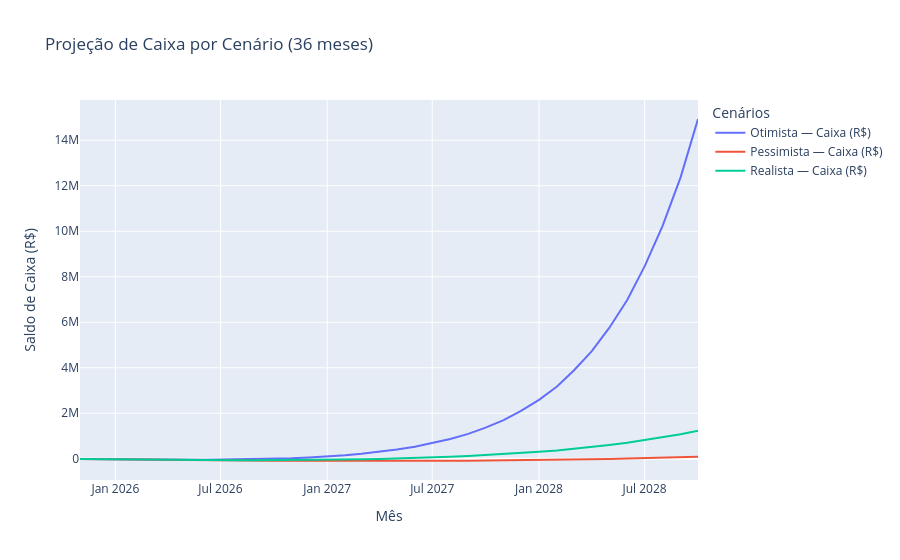
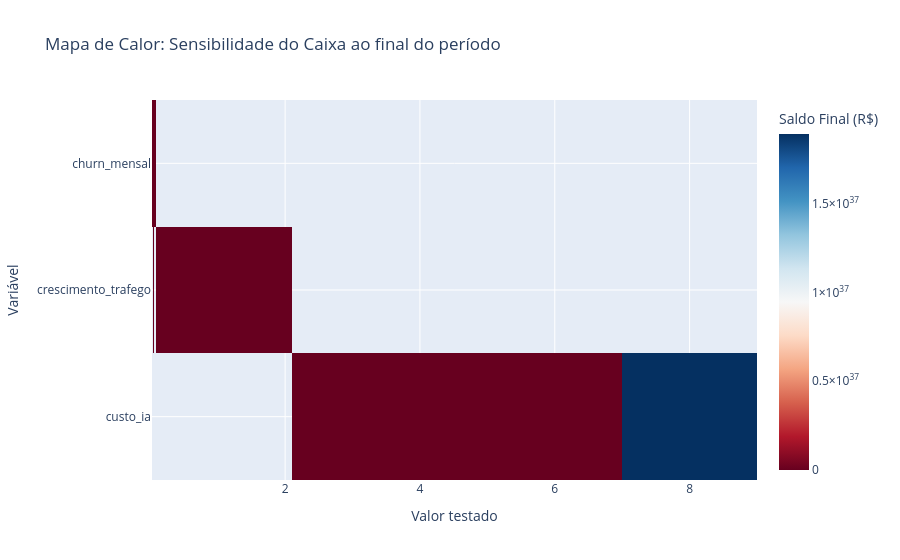

These figures' notebook cell, in order:
### Code cell
# ============================================
# NOTEBOOK 2 - ANÁLISE DE CENÁRIOS E SENSIBILIDADE
# ============================================

import numpy as np
import pandas as pd
import plotly.graph_objects as go
from textwrap import fill

# 1️⃣ SIMULAÇÃO DE CENÁRIOS
# --------------------------
# Criaremos três cenários para comparação:
#  - Pessimista: baixo crescimento, churn alto
#  - Realista: cenário base
#  - Otimista: alto crescimento, churn baixo

meses = pd.date_range("2025-11", periods=36, freq="MS")

def simular_cenario(nome, crescimento_trafego, churn, custo_ia):
    base_trafego = 1000
    mrr, caixa = [], []
    saldo = 0
    clientes = 50
    arpu = 97
    for m in range(len(meses)):
        base_trafego *= (1 + crescimento_trafego)
        novos = int(base_trafego * 0.05 * 0.15)
        clientes = clientes + novos - int(clientes * churn)
        receita = clientes * arpu
        custo = clientes * custo_ia
        lucro = receita - custo - 15000  # Opex fixo
        saldo += lucro
        mrr.append(receita)
        caixa.append(saldo)
    return pd.DataFrame({
        "mes": meses,
        "MRR": mrr,
        "Caixa": caixa,
        "cenário": nome
    })

cenarios = pd.concat([
    simular_cenario("Pessimista", 0.05, 0.06, 6),
    simular_cenario("Realista", 0.10, 0.04, 5),
    simular_cenario("Otimista", 0.20, 0.03, 4)
])

# 2️⃣ VISUALIZAÇÃO - GRÁFICO DE CENÁRIOS
# --------------------------------------
fig = go.Figure()

for nome, df in cenarios.groupby("cenário"):
    fig.add_trace(go.Scatter(
        x=df["mes"], y=df["Caixa"],
        mode="lines", name=f"{nome} — Caixa (R$)",
    ))

fig.update_layout(
    title="Projeção de Caixa por Cenário (36 meses)",
    xaxis_title="Mês",
    yaxis_title="Saldo de Caixa (R$)",
    legend_title="Cenários",
    hovermode="x unified"
)
fig.show()

# 📘 LEGENDA EXPLICATIVA:
print(fill("""
💡 Este gráfico mostra como o saldo de caixa evolui sob diferentes condições de crescimento.
O eixo X representa o tempo (36 meses) e o eixo Y o saldo acumulado em reais.
• Cenário Pessimista → Crescimento lento, alto churn (perda de clientes).
• Cenário Realista → Parâmetros de base do modelo.
• Cenário Otimista → Crescimento rápido e retenção alta.
""", width=100))

# 3️⃣ ANÁLISE DE SENSIBILIDADE COM GLossário
# ------------------------------------------
variaveis = {
    "crescimento_trafego": [0.05, 0.1, 0.2],
    "churn_mensal": [0.03, 0.04, 0.05, 0.06],
    "custo_ia": [4, 5, 6, 8]
}

resultados = []
for v, valores in variaveis.items():
    for val in valores:
        df = simular_cenario(v, val, 0.04 if v != "churn_mensal" else val, 5 if v != "custo_ia" else val)
        saldo_final = df["Caixa"].iloc[-1]
        resultados.append({"variavel": v, "valor": val, "saldo_final": saldo_final})

sens = pd.DataFrame(resultados)
pivot = sens.pivot(index="variavel", columns="valor", values="saldo_final")

import plotly.express as px
fig2 = px.imshow(
    pivot,
    color_continuous_scale="RdBu",
    aspect="auto",
    title="Mapa de Calor: Sensibilidade do Caixa ao final do período",
    labels=dict(x="Valor testado", y="Variável", color="Saldo Final (R$)")
)
fig2.show()

# 📘 LEGENDA EXPLICATIVA:
print(fill("""
💡 Este mapa de calor mostra como o saldo de caixa muda conforme ajustamos variáveis-chave:
Eixo X → valor testado para cada variável.
Eixo Y → variável analisada.
Cores quentes (vermelho) indicam melhor resultado financeiro; cores frias (azul) indicam pior.
""", width=100))

# 4️⃣ RESUMO DE INSIGHTS
# -----------------------
insights = {
    "Maior impacto": "A variável 'crescimento_trafego' tem o maior efeito no caixa final.",
    "Sensibilidade média": "O churn e o custo por usuário impactam menos, mas ainda influenciam o ponto de equilíbrio.",
    "Decisão": "Priorizar investimento em aquisição e retenção. Revisar custos de IA apenas após validar crescimento."
}

print("\nResumo de Insights Estratégicos:\n")
for k, v in insights.items():
    print(f"🔹 {k}: {v}")

### Figure 1 — Plotly figure (JSON) as saved in the notebook; plotly's stock layout.template omitted (floating-point values rounded to 4 significant figures)
{"data": [{"mode": "lines", "name": "Otimista — Caixa (R$)", "type": "scatter", "x": ["2025-11-01T00:00:00", "2025-12-01T00:00:00", "2026-01-01T00:00:00", "2026-02-01T00:00:00", "2026-03-01T00:00:00", "2026-04-01T00:00:00", "2026-05-01T00:00:00", "2026-06-01T00:00:00", "2026-07-01T00:00:00", "2026-08-01T00:00:00", "2026-09-01T00:00:00", "2026-10-01T00:00:00", "2026-11-01T00:00:00", "2026-12-01T00:00:00", "2027-01-01T00:00:00", "2027-02-01T00:00:00", "2027-03-01T00:00:00", "2027-04-01T00:00:00", "2027-05-01T00:00:00", "2027-06-01T00:00:00", "2027-07-01T00:00:00", "2027-08-01T00:00:00", "2027-09-01T00:00:00", "2027-10-01T00:00:00", "2027-11-01T00:00:00", "2027-12-01T00:00:00", "2028-01-01T00:00:00", "2028-02-01T00:00:00", "2028-03-01T00:00:00", "2028-04-01T00:00:00", "2028-05-01T00:00:00", "2028-06-01T00:00:00", "2028-07-01T00:00:00", "2028-08-01T00:00:00", "2028-09-01T00:00:00", "2028-10-01T00:00:00"], "y": [-9606, -18375, -26214, -32844, -37986, -41361, -42597, -41229, -36792, -28635, -16014, 2001, 26526, 58863, 100500, 153297, 219579, 301950, 403665, 528630, 681495, 867840, 1094361, 1369149, 1701783, 2103795, 2589135, 3174450, 3879735, 4728984, 5751027, 6980367, 8458482, 10235127, 12370101, 14935014]}, {"mode": "lines", "name": "Pessimista — Caixa (R$)", "type": "scatter", "x": ["2025-11-01T00:00:00", "2025-12-01T00:00:00", "2026-01-01T00:00:00", "2026-02-01T00:00:00", "2026-03-01T00:00:00", "2026-04-01T00:00:00", "2026-05-01T00:00:00", "2026-06-01T00:00:00", "2026-07-01T00:00:00", "2026-08-01T00:00:00", "2026-09-01T00:00:00", "2026-10-01T00:00:00", "2026-11-01T00:00:00", "2026-12-01T00:00:00", "2027-01-01T00:00:00", "2027-02-01T00:00:00", "2027-03-01T00:00:00", "2027-04-01T00:00:00", "2027-05-01T00:00:00", "2027-06-01T00:00:00", "2027-07-01T00:00:00", "2027-08-01T00:00:00", "2027-09-01T00:00:00", "2027-10-01T00:00:00", "2027-11-01T00:00:00", "2027-12-01T00:00:00", "2028-01-01T00:00:00", "2028-02-01T00:00:00", "2028-03-01T00:00:00", "2028-04-01T00:00:00", "2028-05-01T00:00:00", "2028-06-01T00:00:00", "2028-07-01T00:00:00", "2028-08-01T00:00:00", "2028-09-01T00:00:00", "2028-10-01T00:00:00"], "y": [-10086, -19717, -28893, -37523, -45698, -53327, -60410, -66947, -72938, -78292, -83100, -87271, -90805, -93702, -95871, -97312, -97934, -97737, -96812, -95068, -92505, -89032, -84558, -78992, -72334, -64584, -55651, -45444, -33963, -21117, -6815, 8943, 26248, 45191, 65863, 88355]}, {"mode": "lines", "name": "Realista — Caixa (R$)", "type": "scatter", "x": ["2025-11-01T00:00:00", "2025-12-01T00:00:00", "2026-01-01T00:00:00", "2026-02-01T00:00:00", "2026-03-01T00:00:00", "2026-04-01T00:00:00", "2026-05-01T00:00:00", "2026-06-01T00:00:00", "2026-07-01T00:00:00", "2026-08-01T00:00:00", "2026-09-01T00:00:00", "2026-10-01T00:00:00", "2026-11-01T00:00:00", "2026-12-01T00:00:00", "2027-01-01T00:00:00", "2027-02-01T00:00:00", "2027-03-01T00:00:00", "2027-04-01T00:00:00", "2027-05-01T00:00:00", "2027-06-01T00:00:00", "2027-07-01T00:00:00", "2027-08-01T00:00:00", "2027-09-01T00:00:00", "2027-10-01T00:00:00", "2027-11-01T00:00:00", "2027-12-01T00:00:00", "2028-01-01T00:00:00", "2028-02-01T00:00:00", "2028-03-01T00:00:00", "2028-04-01T00:00:00", "2028-05-01T00:00:00", "2028-06-01T00:00:00", "2028-07-01T00:00:00", "2028-08-01T00:00:00", "2028-09-01T00:00:00", "2028-10-01T00:00:00"], "y": [-9848, -19052, -27612, -35436, -42432, -48508, -53572, -57532, -60296, -61772, -61776, -60216, -57000, -51852, -44588, -35024, -22976, -8168, 9676, 30832, 55668, 84552, 117852, 155936, 199356, 248664, 304504, 367520, 438356, 517748, 606524, 705696, 816368, 939644, 1076720, 1228976]}], "layout": {"hovermode": "x unified", "legend": {"title": {"text": "Cenários"}}, "title": {"text": "Projeção de Caixa por Cenário (36 meses)"}, "xaxis": {"title": {"text": "Mês"}}, "yaxis": {"title": {"text": "Saldo de Caixa (R$)"}}}}

### Figure 2 — Plotly figure (JSON) as saved in the notebook; plotly's stock layout.template omitted (floating-point values rounded to 4 significant figures)
{"data": [{"coloraxis": "coloraxis", "hovertemplate": "Valor testado: %{x}<br>Variável: %{y}<br>Saldo Final (R$): %{z}<extra></extra>", "name": "0", "type": "heatmap", "x": [0.03, 0.04, 0.05, 0.06, 0.1, 0.2, 4, 5, 6, 8], "xaxis": "x", "y": ["churn_mensal", "crescimento_trafego", "custo_ia"], "yaxis": "y", "z": [[76124, 101424, 148896, 208512, null, null, null, null, null, null], [null, null, 205292, null, 1228976, 14129124, null, null, null, null], [null, null, null, null, null, null, 1.57e+28, 1.017e+31, 2.447e+33, 1.894e+37]]}], "layout": {"coloraxis": {"colorbar": {"title": {"text": "Saldo Final (R$)"}}, "colorscale": [[0, "rgb(103,0,31)"], [0.1, "rgb(178,24,43)"], [0.2, "rgb(214,96,77)"], [0.3, "rgb(244,165,130)"], [0.4, "rgb(253,219,199)"], [0.5, "rgb(247,247,247)"], [0.6, "rgb(209,229,240)"], [0.7, "rgb(146,197,222)"], [0.8, "rgb(67,147,195)"], [0.9, "rgb(33,102,172)"], [1, "rgb(5,48,97)"]]}, "title": {"text": "Mapa de Calor: Sensibilidade do Caixa ao final do período"}, "xaxis": {"anchor": "y", "domain": [0, 1], "title": {"text": "Valor testado"}}, "yaxis": {"anchor": "x", "autorange": "reversed", "domain": [0, 1], "title": {"text": "Variável"}}}}
